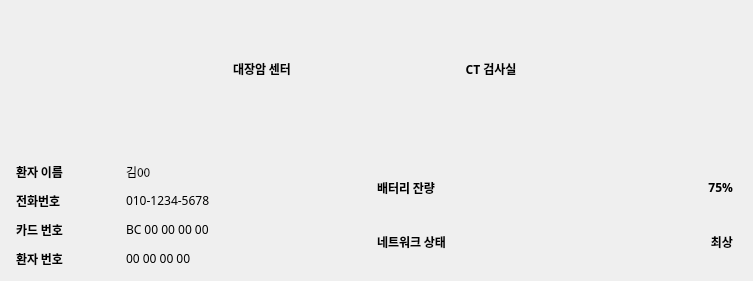
<?xml version="1.0" encoding="UTF-8"?>
<ui version="4.0">
 <class>StatusWidget</class>
 <widget class="QWidget" name="StatusWidget">
  <property name="geometry">
   <rect>
    <x>0</x>
    <y>0</y>
    <width>753</width>
    <height>281</height>
   </rect>
  </property>
  <property name="windowTitle">
   <string>Form</string>
  </property>
  <widget class="QLabel" name="move_bg">
   <property name="geometry">
    <rect>
     <x>0</x>
     <y>0</y>
     <width>753</width>
     <height>138</height>
    </rect>
   </property>
   <property name="text">
    <string/>
   </property>
  </widget>
  <widget class="QLabel" name="move_first">
   <property name="geometry">
    <rect>
     <x>172</x>
     <y>47</y>
     <width>180</width>
     <height>44</height>
    </rect>
   </property>
   <property name="font">
    <font>
     <family>Inter 18pt</family>
     <weight>75</weight>
     <bold>true</bold>
    </font>
   </property>
   <property name="text">
    <string>대장암 센터</string>
   </property>
   <property name="alignment">
    <set>Qt::AlignCenter</set>
   </property>
  </widget>
  <widget class="QLabel" name="move_last">
   <property name="geometry">
    <rect>
     <x>401</x>
     <y>47</y>
     <width>180</width>
     <height>44</height>
    </rect>
   </property>
   <property name="font">
    <font>
     <family>Inter 18pt</family>
     <weight>75</weight>
     <bold>true</bold>
    </font>
   </property>
   <property name="text">
    <string>CT 검사실</string>
   </property>
   <property name="alignment">
    <set>Qt::AlignCenter</set>
   </property>
  </widget>
  <widget class="QLabel" name="move_arrow">
   <property name="geometry">
    <rect>
     <x>367</x>
     <y>59</y>
     <width>18</width>
     <height>20</height>
    </rect>
   </property>
   <property name="font">
    <font>
     <family>Inter 18pt</family>
     <weight>75</weight>
     <bold>true</bold>
    </font>
   </property>
   <property name="text">
    <string/>
   </property>
   <property name="alignment">
    <set>Qt::AlignCenter</set>
   </property>
  </widget>
  <widget class="QLabel" name="point1">
   <property name="geometry">
    <rect>
     <x>2</x>
     <y>170</y>
     <width>4</width>
     <height>4</height>
    </rect>
   </property>
   <property name="font">
    <font>
     <family>Inter 18pt</family>
     <weight>75</weight>
     <bold>true</bold>
    </font>
   </property>
   <property name="text">
    <string/>
   </property>
   <property name="alignment">
    <set>Qt::AlignCenter</set>
   </property>
  </widget>
  <widget class="QLabel" name="point2">
   <property name="geometry">
    <rect>
     <x>2</x>
     <y>198</y>
     <width>4</width>
     <height>4</height>
    </rect>
   </property>
   <property name="font">
    <font>
     <family>Inter 18pt</family>
     <weight>75</weight>
     <bold>true</bold>
    </font>
   </property>
   <property name="text">
    <string/>
   </property>
   <property name="alignment">
    <set>Qt::AlignCenter</set>
   </property>
  </widget>
  <widget class="QLabel" name="point3">
   <property name="geometry">
    <rect>
     <x>2</x>
     <y>227</y>
     <width>4</width>
     <height>4</height>
    </rect>
   </property>
   <property name="font">
    <font>
     <family>Inter 18pt</family>
     <weight>75</weight>
     <bold>true</bold>
    </font>
   </property>
   <property name="text">
    <string/>
   </property>
   <property name="alignment">
    <set>Qt::AlignCenter</set>
   </property>
  </widget>
  <widget class="QLabel" name="point4">
   <property name="geometry">
    <rect>
     <x>2</x>
     <y>256</y>
     <width>4</width>
     <height>4</height>
    </rect>
   </property>
   <property name="font">
    <font>
     <family>Inter 18pt</family>
     <weight>75</weight>
     <bold>true</bold>
    </font>
   </property>
   <property name="text">
    <string/>
   </property>
   <property name="alignment">
    <set>Qt::AlignCenter</set>
   </property>
  </widget>
  <widget class="QLabel" name="title1">
   <property name="geometry">
    <rect>
     <x>16</x>
     <y>163</y>
     <width>100</width>
     <height>17</height>
    </rect>
   </property>
   <property name="font">
    <font>
     <family>Inter 18pt</family>
     <weight>75</weight>
     <bold>true</bold>
    </font>
   </property>
   <property name="text">
    <string>환자 이름</string>
   </property>
   <property name="alignment">
    <set>Qt::AlignLeading|Qt::AlignLeft|Qt::AlignVCenter</set>
   </property>
  </widget>
  <widget class="QLabel" name="title2">
   <property name="geometry">
    <rect>
     <x>16</x>
     <y>192</y>
     <width>100</width>
     <height>17</height>
    </rect>
   </property>
   <property name="font">
    <font>
     <family>Inter 18pt</family>
     <weight>75</weight>
     <bold>true</bold>
    </font>
   </property>
   <property name="text">
    <string>전화번호</string>
   </property>
   <property name="alignment">
    <set>Qt::AlignLeading|Qt::AlignLeft|Qt::AlignVCenter</set>
   </property>
  </widget>
  <widget class="QLabel" name="title3">
   <property name="geometry">
    <rect>
     <x>16</x>
     <y>221</y>
     <width>100</width>
     <height>17</height>
    </rect>
   </property>
   <property name="font">
    <font>
     <family>Inter 18pt</family>
     <weight>75</weight>
     <bold>true</bold>
    </font>
   </property>
   <property name="text">
    <string>카드 번호</string>
   </property>
   <property name="alignment">
    <set>Qt::AlignLeading|Qt::AlignLeft|Qt::AlignVCenter</set>
   </property>
  </widget>
  <widget class="QLabel" name="title4">
   <property name="geometry">
    <rect>
     <x>16</x>
     <y>250</y>
     <width>100</width>
     <height>17</height>
    </rect>
   </property>
   <property name="font">
    <font>
     <family>Inter 18pt</family>
     <weight>75</weight>
     <bold>true</bold>
    </font>
   </property>
   <property name="text">
    <string>환자 번호</string>
   </property>
   <property name="alignment">
    <set>Qt::AlignLeading|Qt::AlignLeft|Qt::AlignVCenter</set>
   </property>
  </widget>
  <widget class="QLabel" name="content1">
   <property name="geometry">
    <rect>
     <x>126</x>
     <y>163</y>
     <width>100</width>
     <height>17</height>
    </rect>
   </property>
   <property name="font">
    <font>
     <family>Inter 18pt</family>
     <weight>50</weight>
     <bold>false</bold>
    </font>
   </property>
   <property name="text">
    <string>김00</string>
   </property>
   <property name="alignment">
    <set>Qt::AlignLeading|Qt::AlignLeft|Qt::AlignVCenter</set>
   </property>
  </widget>
  <widget class="QLabel" name="content2">
   <property name="geometry">
    <rect>
     <x>126</x>
     <y>192</y>
     <width>151</width>
     <height>17</height>
    </rect>
   </property>
   <property name="font">
    <font>
     <family>Inter 18pt</family>
     <weight>50</weight>
     <bold>false</bold>
    </font>
   </property>
   <property name="text">
    <string>010-1234-5678</string>
   </property>
   <property name="alignment">
    <set>Qt::AlignLeading|Qt::AlignLeft|Qt::AlignVCenter</set>
   </property>
  </widget>
  <widget class="QLabel" name="content3">
   <property name="geometry">
    <rect>
     <x>126</x>
     <y>221</y>
     <width>151</width>
     <height>17</height>
    </rect>
   </property>
   <property name="font">
    <font>
     <family>Inter 18pt</family>
     <weight>50</weight>
     <bold>false</bold>
    </font>
   </property>
   <property name="text">
    <string>BC 00 00 00 00</string>
   </property>
   <property name="alignment">
    <set>Qt::AlignLeading|Qt::AlignLeft|Qt::AlignVCenter</set>
   </property>
  </widget>
  <widget class="QLabel" name="content4">
   <property name="geometry">
    <rect>
     <x>126</x>
     <y>250</y>
     <width>151</width>
     <height>17</height>
    </rect>
   </property>
   <property name="font">
    <font>
     <family>Inter 18pt</family>
     <weight>50</weight>
     <bold>false</bold>
    </font>
   </property>
   <property name="text">
    <string>00 00 00 00</string>
   </property>
   <property name="alignment">
    <set>Qt::AlignLeading|Qt::AlignLeft|Qt::AlignVCenter</set>
   </property>
  </widget>
  <widget class="QLabel" name="machine_box">
   <property name="geometry">
    <rect>
     <x>331</x>
     <y>148</y>
     <width>422</width>
     <height>133</height>
    </rect>
   </property>
   <property name="text">
    <string/>
   </property>
  </widget>
  <widget class="QLabel" name="battery_img">
   <property name="geometry">
    <rect>
     <x>351</x>
     <y>179</y>
     <width>16</width>
     <height>16</height>
    </rect>
   </property>
   <property name="font">
    <font>
     <family>Inter 18pt</family>
     <weight>75</weight>
     <bold>true</bold>
    </font>
   </property>
   <property name="text">
    <string/>
   </property>
   <property name="alignment">
    <set>Qt::AlignCenter</set>
   </property>
  </widget>
  <widget class="QLabel" name="network_img">
   <property name="geometry">
    <rect>
     <x>351</x>
     <y>233</y>
     <width>16</width>
     <height>16</height>
    </rect>
   </property>
   <property name="font">
    <font>
     <family>Inter 18pt</family>
     <weight>75</weight>
     <bold>true</bold>
    </font>
   </property>
   <property name="text">
    <string/>
   </property>
   <property name="alignment">
    <set>Qt::AlignCenter</set>
   </property>
  </widget>
  <widget class="QLabel" name="title5">
   <property name="geometry">
    <rect>
     <x>377</x>
     <y>179</y>
     <width>100</width>
     <height>17</height>
    </rect>
   </property>
   <property name="font">
    <font>
     <family>Inter 18pt</family>
     <weight>75</weight>
     <bold>true</bold>
    </font>
   </property>
   <property name="text">
    <string>배터리 잔량</string>
   </property>
   <property name="alignment">
    <set>Qt::AlignLeading|Qt::AlignLeft|Qt::AlignVCenter</set>
   </property>
  </widget>
  <widget class="QLabel" name="title6">
   <property name="geometry">
    <rect>
     <x>377</x>
     <y>233</y>
     <width>100</width>
     <height>17</height>
    </rect>
   </property>
   <property name="font">
    <font>
     <family>Inter 18pt</family>
     <weight>75</weight>
     <bold>true</bold>
    </font>
   </property>
   <property name="text">
    <string>네트워크 상태</string>
   </property>
   <property name="alignment">
    <set>Qt::AlignLeading|Qt::AlignLeft|Qt::AlignVCenter</set>
   </property>
  </widget>
  <widget class="QLabel" name="title5_status">
   <property name="geometry">
    <rect>
     <x>693</x>
     <y>179</y>
     <width>40</width>
     <height>17</height>
    </rect>
   </property>
   <property name="font">
    <font>
     <family>Inter 18pt</family>
     <weight>75</weight>
     <bold>true</bold>
    </font>
   </property>
   <property name="text">
    <string>75%</string>
   </property>
   <property name="alignment">
    <set>Qt::AlignRight|Qt::AlignTrailing|Qt::AlignVCenter</set>
   </property>
  </widget>
  <widget class="QLabel" name="title6_status">
   <property name="geometry">
    <rect>
     <x>693</x>
     <y>233</y>
     <width>40</width>
     <height>17</height>
    </rect>
   </property>
   <property name="font">
    <font>
     <family>Inter 18pt</family>
     <weight>75</weight>
     <bold>true</bold>
    </font>
   </property>
   <property name="text">
    <string>최상</string>
   </property>
   <property name="alignment">
    <set>Qt::AlignRight|Qt::AlignTrailing|Qt::AlignVCenter</set>
   </property>
  </widget>
  <widget class="QLabel" name="title5_box">
   <property name="geometry">
    <rect>
     <x>477</x>
     <y>175</y>
     <width>206</width>
     <height>24</height>
    </rect>
   </property>
   <property name="text">
    <string/>
   </property>
  </widget>
  <widget class="QLabel" name="title6_box">
   <property name="geometry">
    <rect>
     <x>477</x>
     <y>229</y>
     <width>206</width>
     <height>24</height>
    </rect>
   </property>
   <property name="text">
    <string/>
   </property>
  </widget>
  <widget class="QLabel" name="title5_box_cell1">
   <property name="geometry">
    <rect>
     <x>481</x>
     <y>179</y>
     <width>18</width>
     <height>16</height>
    </rect>
   </property>
   <property name="text">
    <string/>
   </property>
  </widget>
  <widget class="QLabel" name="title5_box_cell2">
   <property name="geometry">
    <rect>
     <x>501</x>
     <y>179</y>
     <width>18</width>
     <height>16</height>
    </rect>
   </property>
   <property name="text">
    <string/>
   </property>
  </widget>
  <widget class="QLabel" name="title5_box_cell3">
   <property name="geometry">
    <rect>
     <x>521</x>
     <y>179</y>
     <width>18</width>
     <height>16</height>
    </rect>
   </property>
   <property name="text">
    <string/>
   </property>
  </widget>
  <widget class="QLabel" name="title5_box_cell4">
   <property name="geometry">
    <rect>
     <x>541</x>
     <y>179</y>
     <width>18</width>
     <height>16</height>
    </rect>
   </property>
   <property name="text">
    <string/>
   </property>
  </widget>
  <widget class="QLabel" name="title5_box_cell5">
   <property name="geometry">
    <rect>
     <x>561</x>
     <y>179</y>
     <width>18</width>
     <height>16</height>
    </rect>
   </property>
   <property name="text">
    <string/>
   </property>
  </widget>
  <widget class="QLabel" name="title5_box_cell6">
   <property name="geometry">
    <rect>
     <x>581</x>
     <y>179</y>
     <width>18</width>
     <height>16</height>
    </rect>
   </property>
   <property name="text">
    <string/>
   </property>
  </widget>
  <widget class="QLabel" name="title5_box_cell7">
   <property name="geometry">
    <rect>
     <x>601</x>
     <y>179</y>
     <width>18</width>
     <height>16</height>
    </rect>
   </property>
   <property name="text">
    <string/>
   </property>
  </widget>
  <widget class="QLabel" name="title5_box_cell8">
   <property name="geometry">
    <rect>
     <x>621</x>
     <y>179</y>
     <width>18</width>
     <height>16</height>
    </rect>
   </property>
   <property name="text">
    <string/>
   </property>
  </widget>
  <widget class="QLabel" name="title5_box_cell9">
   <property name="geometry">
    <rect>
     <x>641</x>
     <y>179</y>
     <width>18</width>
     <height>16</height>
    </rect>
   </property>
   <property name="text">
    <string/>
   </property>
  </widget>
  <widget class="QLabel" name="title5_box_cell10">
   <property name="geometry">
    <rect>
     <x>661</x>
     <y>179</y>
     <width>18</width>
     <height>16</height>
    </rect>
   </property>
   <property name="text">
    <string/>
   </property>
  </widget>
  <widget class="QLabel" name="title6_box_cell1">
   <property name="geometry">
    <rect>
     <x>481</x>
     <y>233</y>
     <width>46</width>
     <height>16</height>
    </rect>
   </property>
   <property name="text">
    <string/>
   </property>
  </widget>
  <widget class="QLabel" name="title6_box_cell2">
   <property name="geometry">
    <rect>
     <x>531</x>
     <y>233</y>
     <width>46</width>
     <height>16</height>
    </rect>
   </property>
   <property name="text">
    <string/>
   </property>
  </widget>
  <widget class="QLabel" name="title6_box_cell3">
   <property name="geometry">
    <rect>
     <x>582</x>
     <y>233</y>
     <width>46</width>
     <height>16</height>
    </rect>
   </property>
   <property name="text">
    <string/>
   </property>
  </widget>
  <widget class="QLabel" name="title6_box_cell4">
   <property name="geometry">
    <rect>
     <x>632</x>
     <y>233</y>
     <width>46</width>
     <height>16</height>
    </rect>
   </property>
   <property name="text">
    <string/>
   </property>
  </widget>
 </widget>
 <resources/>
 <connections/>
</ui>
